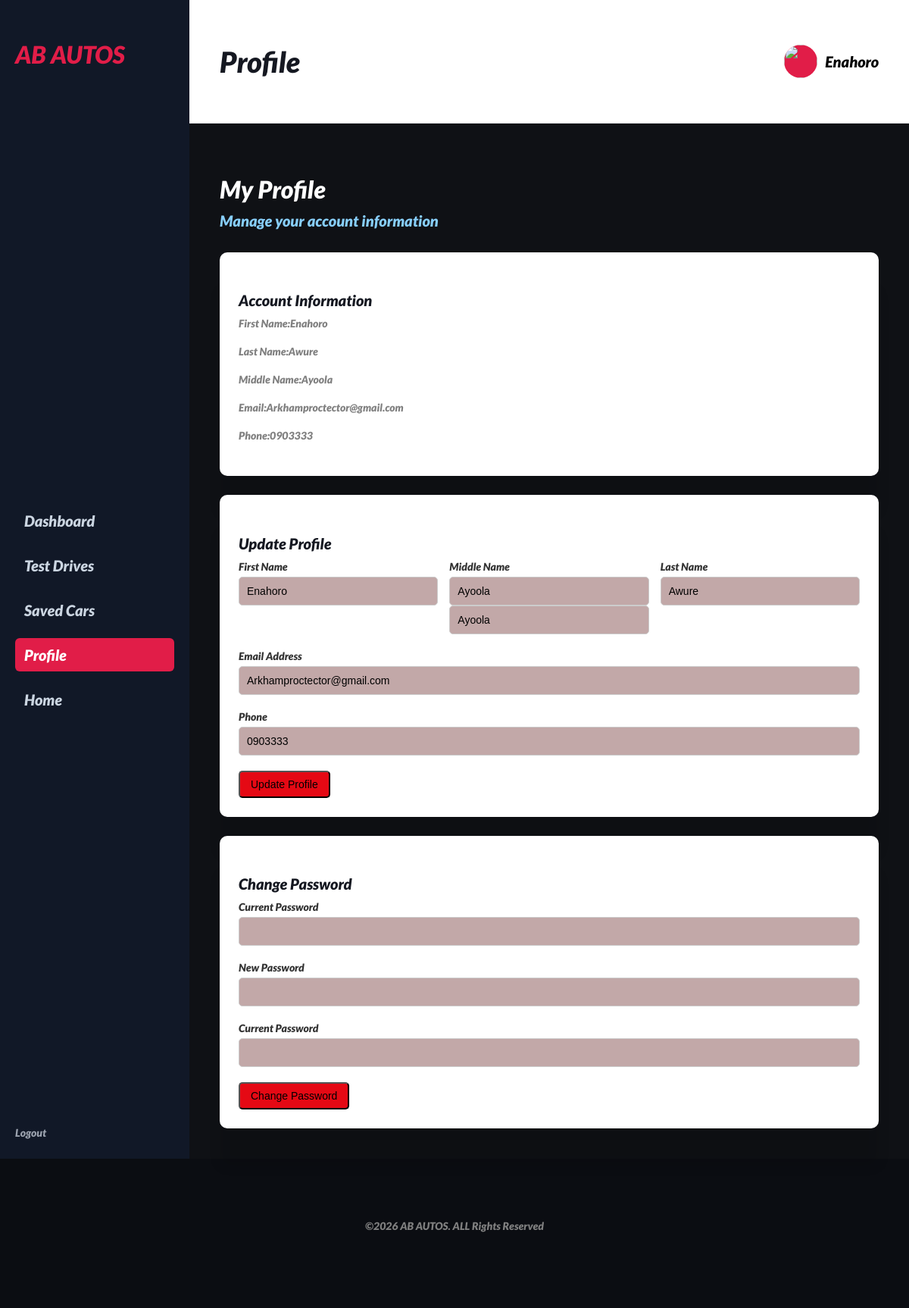
The app's page /public/profile.php (signed in) with its own data.
### tables this page shows
CREATE TABLE `users` (
  `id` int(11) NOT NULL,
  `first_name` varchar(100) NOT NULL,
  `middle_name` varchar(100) NOT NULL,
  `last_name` varchar(100) NOT NULL,
  `email` varchar(100) NOT NULL,
  `phone` varchar(11) DEFAULT NULL,
  `password` varchar(255) NOT NULL,
  `role` enum('admin','user','super_admin') DEFAULT 'user',
  `created_at` timestamp NOT NULL DEFAULT current_timestamp(),
  `profile_pic` text DEFAULT NULL
);

### public/profile.php (the view, shortened to what this page needs)
<?php
$mysqli = get_mysqli();
$user_id = $_SESSION['user_id'];
$stmt = $mysqli->prepare("SELECT first_name, middle_name, last_name, email, phone FROM users WHERE id = ?");
$stmt->bind_param("i", $user_id);
$stmt->execute();
$result = $stmt->get_result();
$user = $result->fetch_assoc();
?>
<div class="page-header">
    <h2>My Profile</h2>
    <p>Manage your account information</p>
</div>
<div class="card-grid">
    <div class="card">
         <h4>Account Information</h4>
         <p><strong>First Name:</strong><?= htmlspecialchars($user['first_name'])?></p>
         <p><strong>Last Name:</strong><?= htmlspecialchars($user['last_name'])?></p>
         <p><strong>Middle Name:</strong><?= htmlspecialchars($user['middle_name'])?></p>
         <p><strong>Email:</strong><?= htmlspecialchars($user['email'])?></p>
         <p><strong>Phone:</strong><?= htmlspecialchars($user['phone'])?></p>
    </div>
    <div class="card">
        <h4>Update Profile</h4>
        <form action="../controllers/profileController.php" method="POST">
             <div class="form-row">
               <div class="form-group">
                <label for="">First Name</label>
                <input type="text" name='first_name' value="<?= htmlspecialchars($user['first_name'])?>" required>
              </div>
              <div class="form-group">
                <label for="">Middle Name</label>
                <input type="text" name='middle_name' value="<?= htmlspecialchars($user['middle_name'])?>" required>
                <input type="text" name='middle_name' value="<?= htmlspecialchars($user['middle_name']) ?>">
              </div>
              <div class="form-group">
                <label for="">Last Name</label>
                <input type="text" name='last_name' value="<?= htmlspecialchars($user['last_name'])?>" required>
              </div>
              </div>
              <div class="form-group">
                <label for="">Email Address</label>
                <input type="email" name='email' value="<?= htmlspecialchars($user['email'])?>" required>
            </div>
            <div class="form-group">
                <label for="">Phone</label>
                <input type="text" name='phone' value="<?= htmlspecialchars($user['phone'])?>" required>
            </div>
            <button class="btn-sm" type="submit" >Update Profile</button>
        </form>
    </div>
    <div class="card">
        <h4>Change Password</h4>
        <form action="../controllers/passwordController.php" method="POST">
            <div class="form-group">
                <label for="">Current Password</label>
                <input type="password" name="current_password" id=""required>
            </div>
            <div class="form-group">
                <label for="">New Password</label>
                <input type="password" name="new_password" id=""required>
            </div>
             <div class="form-group">
                <label for="">Current Password</label>
                <input type="password" name="confirm_password" id=""required>
            </div>
            <button class="btn-sm" type="submit">Change Password</button>
        </form>
    </div>
</div>
<?php
require 'dashboardLayout.php';
?>

### public/assets/css/style.css (style rules this page uses)
:root { --primary: white; --secondary: #0f1115; --accent: #e50914; --accent2: #151821; }
* { box-sizing: border-box; }
body, a, li, p, ul { margin: 0; padding: 0; text-decoration: none; }
body { background-color: var(--secondary); overflow-x: hidden; font-family: "Lato blackitalic"; }
.btn-sm { background-color: var(--accent); padding: 8px 14px; border-radius: 5px; font-size: 14px; }
input, textarea { background: rgba(153, 110, 110, 0.6); padding: 10px 16px; border-radius: 20px; border: 2px solid rgb(53, 3, 4 ); color: rgb(0, 0, 0); }
h1,h2,h3,h4 { color: var(--primary); font-weight: normal; }
p,a,li { color: var(--primary); }
h2 { font-size: 1.6em; }
h4 { font-size: 1em; }
.form-group { margin-bottom: 20px; text-align: left; }
.form-group label { display: block; font-size: 14px; margin-bottom: 5px; color: #333; }
.form-group input { width: 100%; padding: 10px; border-radius: 5px; border: 1px solid #ccc; font-size: 14px; }
.form-row { display: flex; gap: 15px; }
.form-row .form-group { flex: 1; }
@media screen and (min-width:960px) { body { font-size: 18px; } }
@media screen and (min-width: 1200px) { body { font-size: 20px; } }
.page-header { margin-bottom: 30px; }
.page-header p { color: lightskyblue; }
h2 { margin-bottom: 10px; }
p { color: gray; margin-bottom: 20px; }

### public/assets/css/dashboard.css (style rules this page uses)
.card-grid { display: grid; grid-template-columns: repeat(1, 1fr); gap: 25px; }
.card { background: white; padding: 25px; border-radius: 10px; box-shadow: 0 50px 15px rgba(0,0,0,0.1); transition: 0.3s ease; }
.card h4 { color: var(--accent2); margin-bottom: 10px; }
.card p { font-size: 14px; color: gray; margin-bottom: 20px; }

### records on screen
users: first_name "Enahoro", last_name "Awure", middle_name "Ayoola", email "Arkhamproctector@gmail.com", phone "0903333"

### other values on screen
$title "Profile"
$_SESSION['user_name'] "Enahoro"
